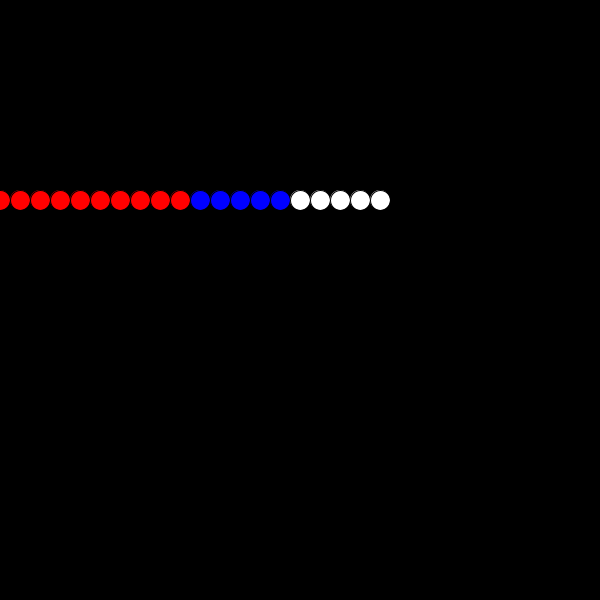
Frame 1 (no input)
Frame 60 (the mouse pressed at the canvas centre just before this capture): identical to frame 1, image omitted
Frame 120 (the mouse held since frame 60 and released just before this capture): identical to frame 1, image omitted

The Processing sketch that drew this single still picture (run headless with seeded random() and noise(); from frame 60 on, the mouse is pressed at the canvas centre):

// Processing sketch: nothing_really_important
// ── nothing_really_important.pde
void setup(){
  size(600,600);
  smooth();
}

void draw(){
  background(0);
  for(int i=0; i<20; i++){
  
    if(i < 10){
  fill(255, 0, 0);
    }else if(i >=10 && i<15){
      fill(0, 0, 255);
    // >= means bigger or equal; like ≥
    // && means and
    }
    else{
      fill(255);
    }
    ellipse(i*20, 200, 20, 20);

  
} 
  }
